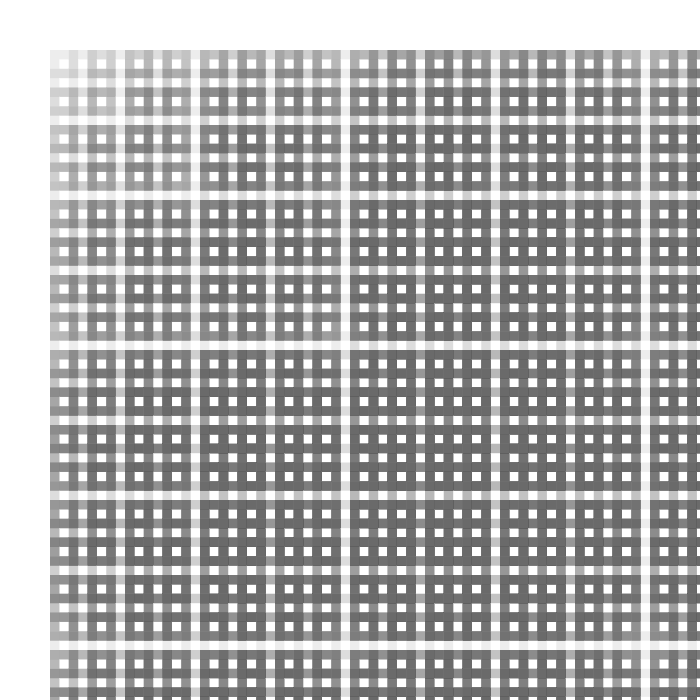
Frame 1 (no input)
Frame 60 (the mouse pressed at the canvas centre just before this capture): identical to frame 1, image omitted
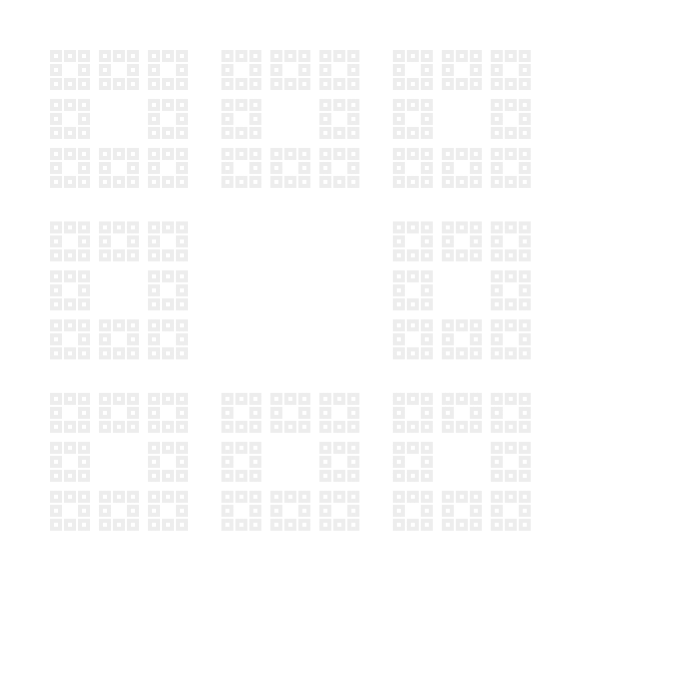
Frame 120 (the mouse held since frame 60 and released just before this capture)

The Processing sketch that drew these frames (run headless with seeded random() and noise(); from frame 60 on, the mouse is pressed at the canvas centre):

// Processing sketch: e08_dywan_sierpinskiego_eksp1
// ── e08_dywan_sierpinskiego_eksp1.pde
float m = 3.0;

void setup()
{
  size(700, 700);
  background(255);
  strokeWeight(0.1);
  noStroke();
  fill(100, 30);
}

void draw()
{
  background(255);
  m = map(mouseX, 0, width, 2.0, 5.0);
  sierpinski(50, 50, 600);
}

void sierpinski(float x, float y, float bok)
{
  if (bok > 10)
  {
    bok = bok/m;
    sierpinski(x, y, bok);
    sierpinski(x+bok, y, bok);
    sierpinski(x+2*bok, y, bok);
    sierpinski(x, y+bok, bok);
    sierpinski(x+2*bok, y+bok, bok);
    sierpinski(x, y+2*bok, bok);
    sierpinski(x+bok, y+2*bok, bok);
    sierpinski(x+2*bok, y+2*bok, bok);
  } 
  else
  { 
    rect(x, y, bok, bok);
  }
}
